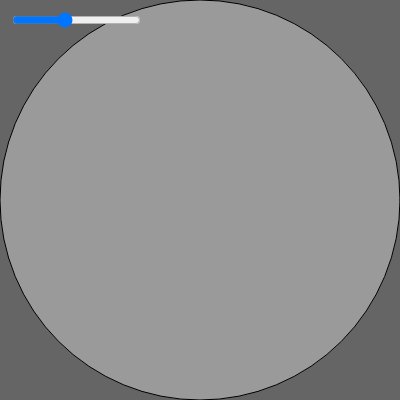
Frame 1 (no input)
Frame 60 (no input): identical to frame 1, image omitted
Frame 120 (the mouse pressed at the canvas centre since frame 60): identical to frame 1, image omitted

The p5.js sketch that drew this single still picture (run headless with seeded random() and noise() and a simulated clock; from frame 60 on, the mouse is pressed at the canvas centre):

// p5.js sketch
// ── sketch.js
let valueSlider;


function setup() {
  createCanvas(400, 400)

  valueSlider = createSlider(-10, 38, 9)
  valueSlider.position(10, 10)

}

function draw() {

  let inputValue = valueSlider.value();

  let inputMin = -10;
  let inputMax = 38;

  let outputMin = 0;
  let outputMax = 255;


  let outputValue = map(inputValue, inputMin, inputMax, outputMin, outputMax)
  console.log(outputValue);


  background(outputValue);

 

  fill(255-outputValue);
  ellipse(200, 200, 400, 400)
}
